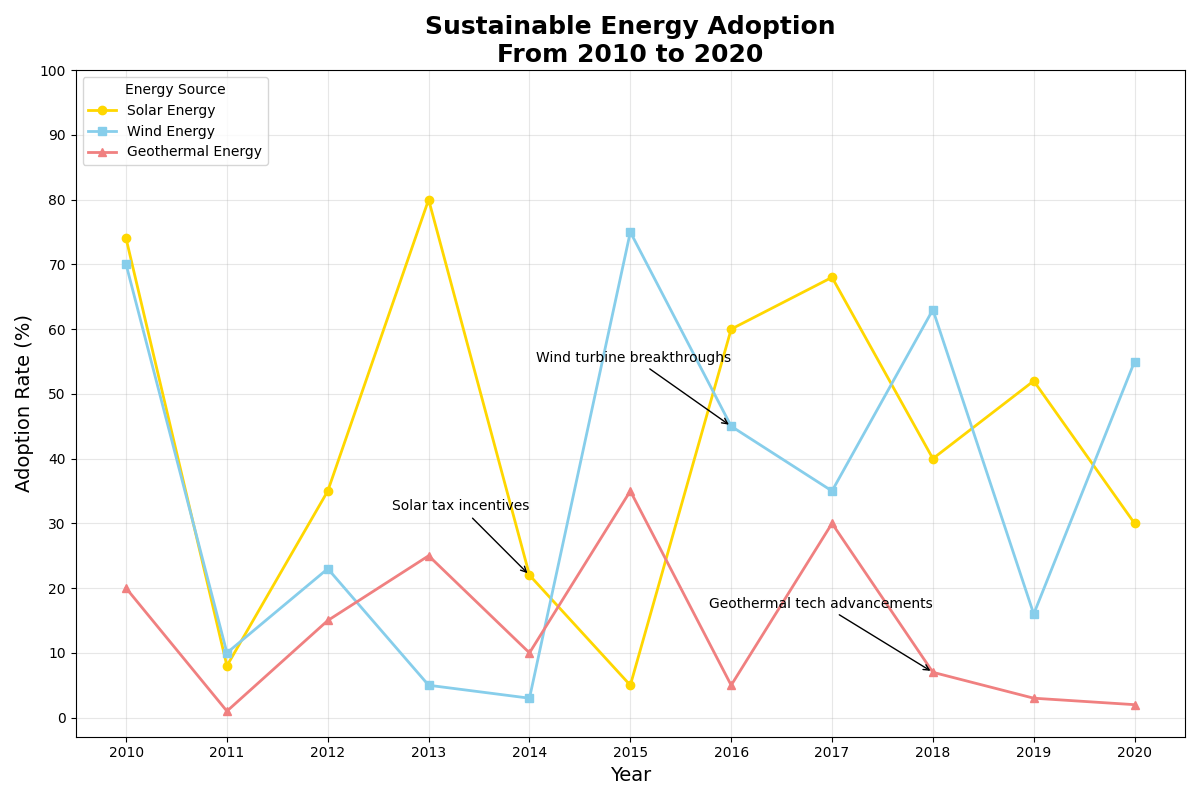

Generate this figure with Python:
import numpy as np
import matplotlib.pyplot as plt

years = np.arange(2010, 2021)

# Altered adoption rates of various sustainable energy sources (%)
solar = [74, 8, 35, 80, 22, 5, 60, 68, 40, 52, 30]
wind = [70, 10, 23, 5, 3, 75, 45, 35, 63, 16, 55]
geothermal = [20, 1, 15, 25, 10, 35, 5, 30, 7, 3, 2]

plt.figure(figsize=(12, 8))

plt.plot(years, solar, marker='o', color='gold', linestyle='-', linewidth=2, label='Solar Energy')
plt.plot(years, wind, marker='s', color='skyblue', linestyle='-', linewidth=2, label='Wind Energy')
plt.plot(years, geothermal, marker='^', color='lightcoral', linestyle='-', linewidth=2, label='Geothermal Energy')

plt.annotate('Solar tax incentives', xy=(2014, solar[4]), xytext=(2014, solar[4] + 10),
             arrowprops=dict(facecolor='gray', arrowstyle='->'), fontsize=10, ha='right')
plt.annotate('Wind turbine breakthroughs', xy=(2016, wind[6]), xytext=(2016, wind[6] + 10),
             arrowprops=dict(facecolor='gray', arrowstyle='->'), fontsize=10, ha='right')
plt.annotate('Geothermal tech advancements', xy=(2018, geothermal[8]), xytext=(2018, geothermal[8] + 10),
             arrowprops=dict(facecolor='gray', arrowstyle='->'), fontsize=10, ha='right')

plt.title('Sustainable Energy Adoption\nFrom 2010 to 2020', fontsize=18, fontweight='bold')
plt.xlabel('Year', fontsize=14)
plt.ylabel('Adoption Rate (%)', fontsize=14)
plt.xticks(years)
plt.yticks(range(0, 101, 10))
plt.legend(loc='upper left', title='Energy Source')

plt.grid(True, alpha=0.3)
plt.tight_layout()

plt.show()
